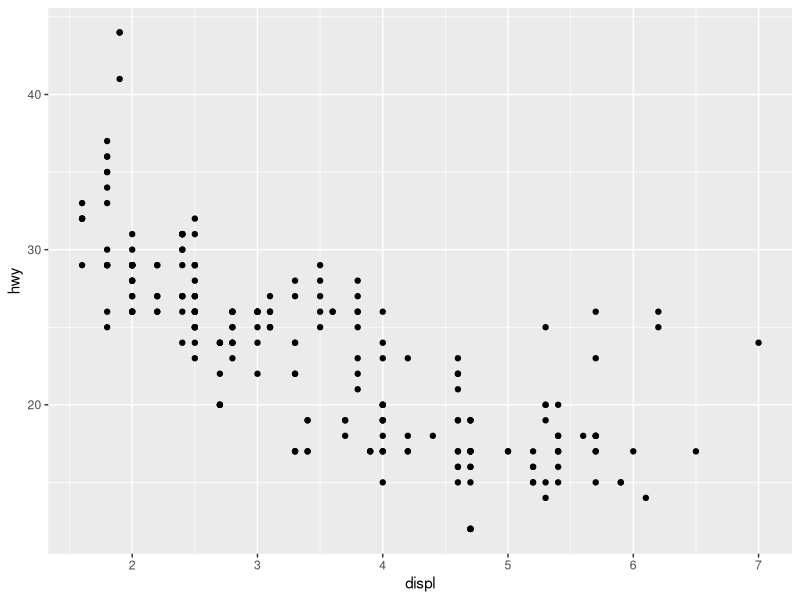
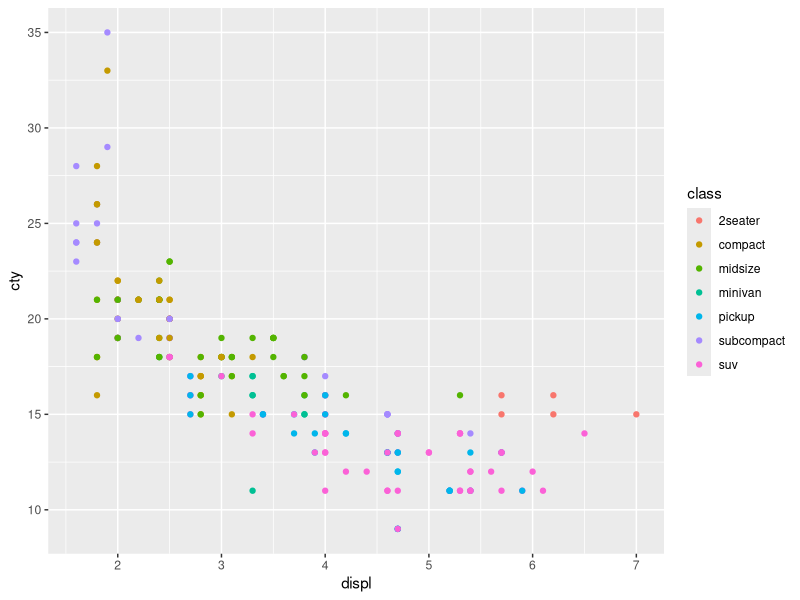
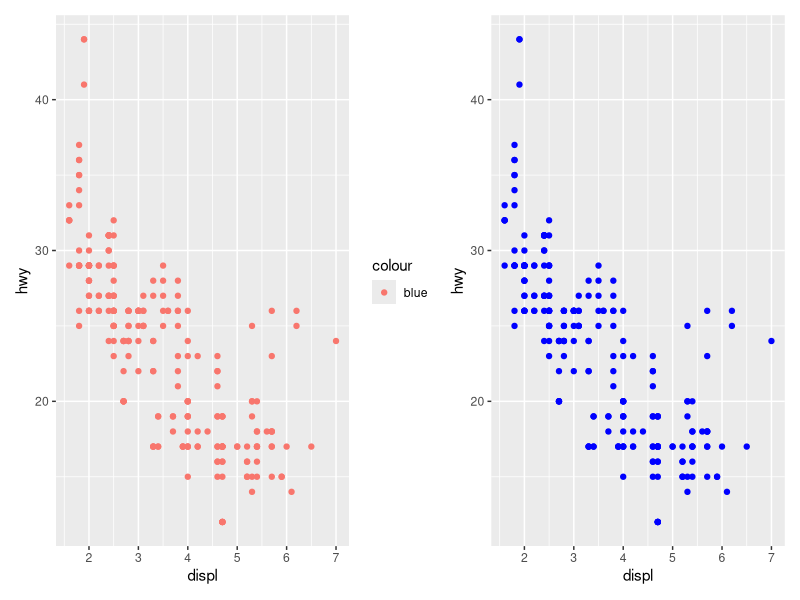
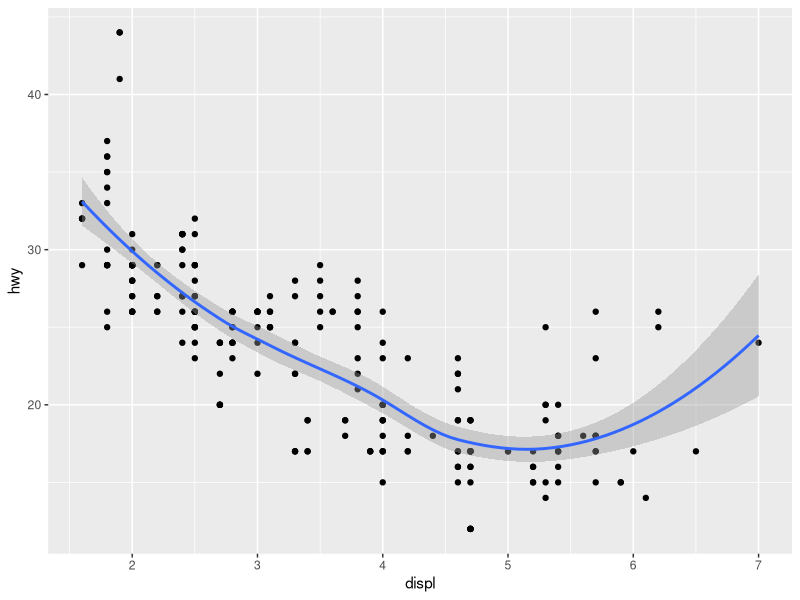
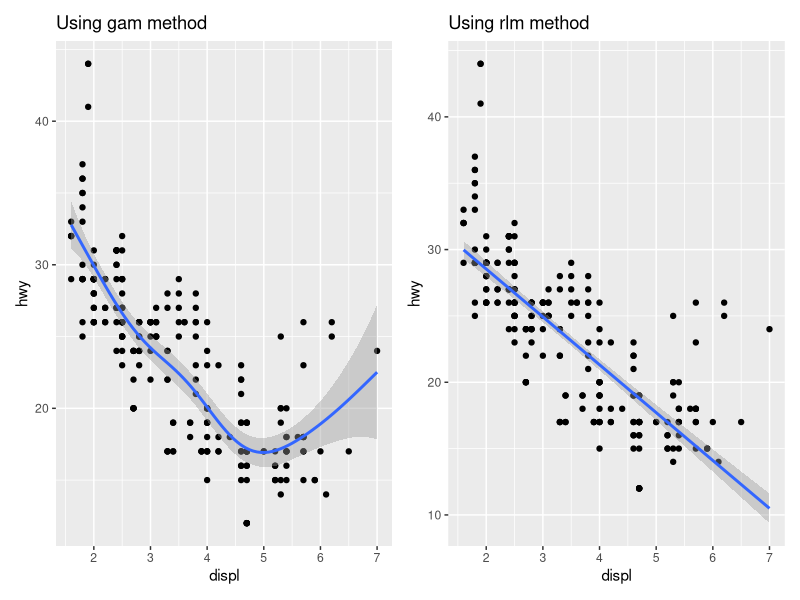
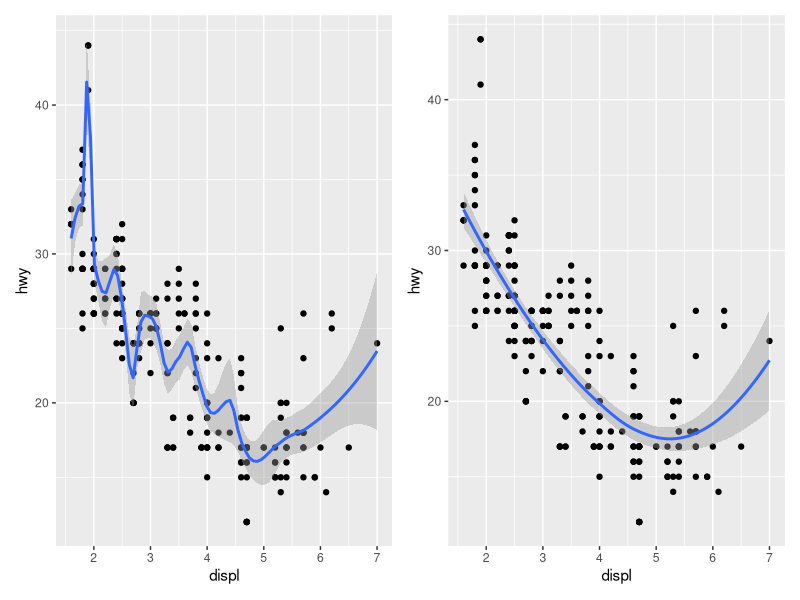
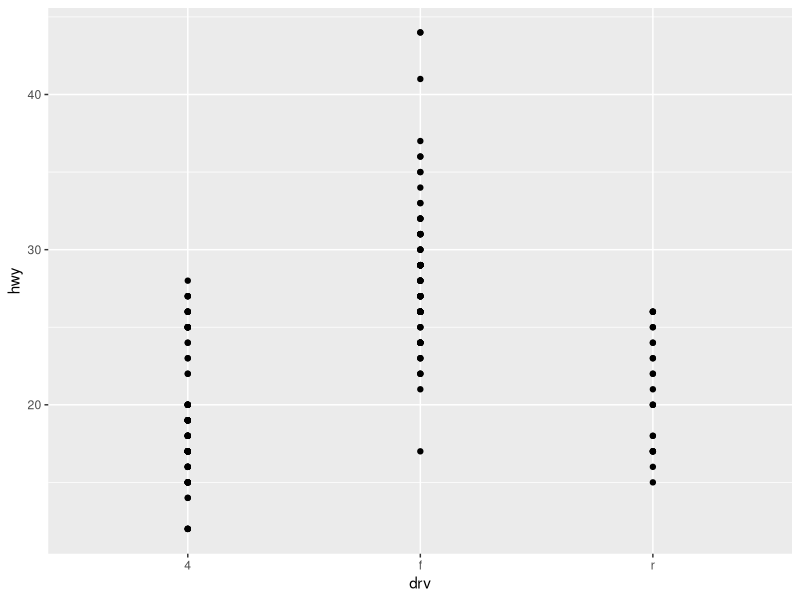
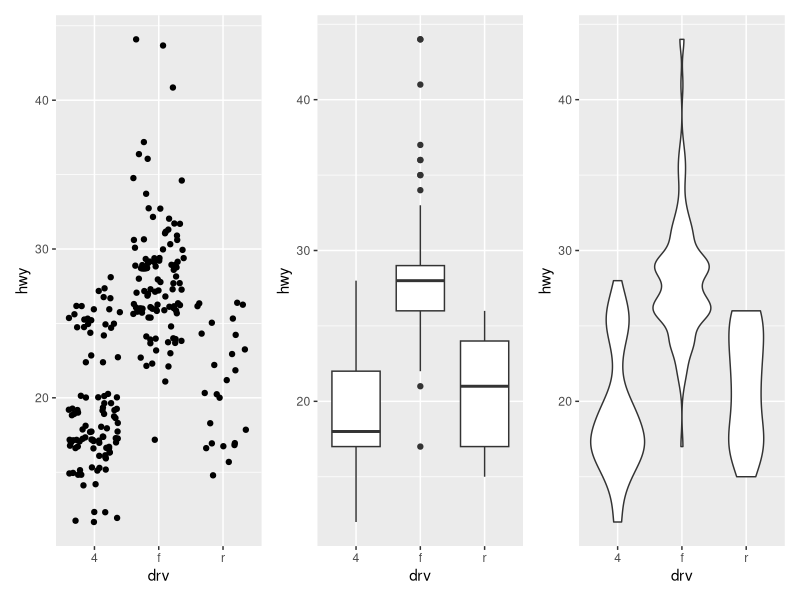

These charts were generated, in order, by the following R code:
## ---- chunk 1
knitr::opts_chunk$set(
  echo = TRUE,
  comment = "#>",
  collapse = TRUE,
  cache = TRUE)
## ---- chunk 2
library(ggplot2)
library(patchwork)
library(mgcv)
library(MASS)
library(tidyverse)
## ---- chunk 3
ggplot(mpg, aes(displ, hwy)) +
  geom_point()
## ---- chunk 4
ggplot(mpg, aes(displ, cty, colour = class)) +
  geom_point()
## ---- chunk 5
ggplot(mpg, aes(displ, hwy)) + geom_point(aes(colour = "blue")) +
ggplot(mpg, aes(displ, hwy)) + geom_point(colour = "blue")
## ---- chunk 6
ggplot(mpg, aes(displ, hwy)) +
  geom_point() +
  geom_smooth()
## ---- chunk 7
## gam method is used like this (note that mgcv package has been loaded already)
ggplot(mpg, aes(displ, hwy)) +
  geom_point() +
  geom_smooth(method = "gam", formula = y ~ s(x)) +
  ggtitle("Using gam method") +
ggplot(mpg, aes(displ, hwy)) +
  geom_point() +
  geom_smooth(method = "rlm") + # already a base r method
  ggtitle("Using rlm method")

ggplot(mpg, aes(displ, hwy)) +
  geom_point() +
  geom_smooth(span = 0.2) +
ggplot(mpg, aes(displ, hwy)) +
  geom_point() +
  geom_smooth(span = 1) +
plot_layout(nrow = 1)
## ---- chunk 8
ggplot(mpg, aes(drv, hwy)) +
  geom_point()
## ---- chunk 9
ggplot(mpg, aes(drv, hwy)) + geom_jitter()  +
ggplot(mpg, aes(drv, hwy)) + geom_boxplot() +
ggplot(mpg, aes(drv, hwy)) + geom_violin()  +
plot_layout(nrow = 1)
## ---- chunk 10
ggplot(mpg, aes(hwy)) + geom_histogram() +
ggplot(mpg, aes(hwy)) + geom_freqpoly() +
plot_layout(ncol = 2)
## ---- chunk 11
ggplot(mpg, aes(hwy)) + geom_freqpoly(binwidth = 2.5) +
ggplot(mpg, aes(hwy)) + geom_freqpoly(binwidth = 1) 
## ---- chunk 12
ggplot(mpg, aes(displ, colour = drv)) +
  geom_freqpoly(binwidth = 0.5) +
ggplot(mpg, aes(displ, fill = drv)) +
  geom_histogram(binwidth = 0.5) +
  facet_wrap(~drv, ncol = 1)
## ---- chunk 13
# using unsumarised categories
ggplot(mpg, aes(manufacturer)) +
  geom_bar() 

drugs <- tibble(drug  = c("a", "b", "c"),
               effect = c(4.2, 9.7, 6.1))

# with presummarised categorical variables
ggplot(drugs, aes(drug, effect)) + geom_bar(stat = "identity") +
ggplot(drugs, aes(drug, effect)) + geom_point()

## ---- chunk 14
ggplot(economics, aes(date, unemploy / pop)) +
  geom_line() +
ggplot(economics, aes(date, unemploy)) +
  geom_line()

ggplot(economics, aes(unemploy / pop, uempmed)) +
  geom_path() +
  geom_point()

year <- function(x) as.POSIXlt(x)$year + 1900 

ggplot(economics, aes(unemploy / pop, uempmed)) +
  geom_path(colour = "grey50") +
  geom_point(aes(colour = year(date)))

